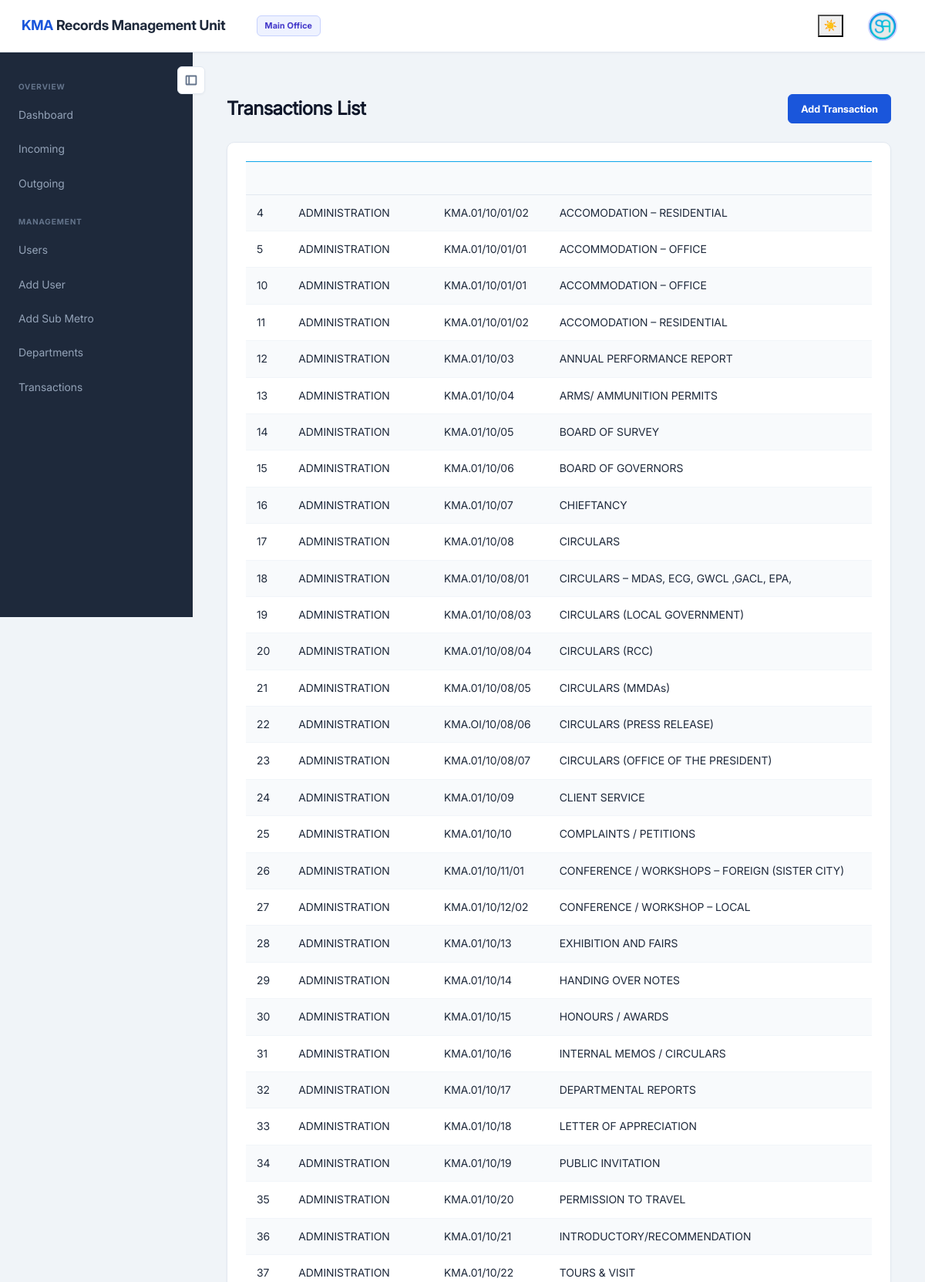
Page /backend/admin/transactions.php (signed in, upper part) on the committed database.
### tables this page shows
CREATE TABLE `transactions` (
  `id` int(11) NOT NULL,
  `department_id` int(11) DEFAULT NULL,
  `branch_id` int(11) NOT NULL DEFAULT 1,
  `name` varchar(100) NOT NULL,
  `reference_no` varchar(50) DEFAULT NULL
);

CREATE TABLE `departments` (
  `id` int(11) NOT NULL,
  `name` varchar(100) NOT NULL,
  `branch_id` int(11) NOT NULL DEFAULT 1
);

### backend/admin/transactions.php (the view, shortened to what this page needs)
<?php
include_once '../../assets/inc/config.php';
include_once './assets/inc/navbar.php';
include_once './assets/inc/sidebar.php';
?>
<div class="container">
    <div class="page-header">
        <h2 class="page-title">Transactions List</h2>
        <a href="add_transaction.php" class="btn btn-primary">Add Transaction</a>
    </div>
    <div class="admin-card">
    <div class="table-responsive">
        <table class="table table-striped">
            <thead>
                <tr>
                    <th>ID</th>
                    <th>Department</th>
                    <th>Reference Number</th>
                    <th>Name</th>
                </tr>
            </thead>
            <tbody>
                <?php
                $branch_id = isset($_SESSION['user_data']['branch_id']) ? (int)$_SESSION['user_data']['branch_id'] : 1;
                $query = "SELECT t.id, d.name as department_name, t.reference_no, t.name
                          FROM transactions t
                          JOIN departments d ON t.department_id = d.id
                          WHERE t.branch_id = $branch_id OR t.branch_id = 1";
                $result = $mysqli->query($query);
                while ($row = $result->fetch_assoc()): ?>
                <tr>
                    <td><?php echo htmlspecialchars($row['id']); ?></td>
                    <td><?php echo htmlspecialchars($row['department_name']); ?></td>
                    <td><?php echo htmlspecialchars($row['reference_no']); ?></td>
                    <td><?php echo htmlspecialchars($row['name']); ?></td>
                </tr>
                <?php endwhile; ?>
            </tbody>
        </table>
    </div>
    </div>
</div>
<?php include './assets/inc/footer.php'; ?>

### backend/admin/assets/css/themes.css (style rules this page uses)
:root, [data-theme="light"] { --bg-body: #f0f4f8; --text-primary: #1e293b; --text-secondary: #475569; --text-muted: #94a3b8; --text-label: #334155; --text-heading: #0f172a; --text-section: #64748b; --card-bg: #ffffff; --card-border: #e2e8f0; --card-shadow: 0 1px 3px rgba(0, 0, 0, 0.04); --navbar-bg: #ffffff; --navbar-border: #e2e8f0; --navbar-brand: #1e293b; --sidebar-bg: #1e293b; --sidebar-link: #94a3b8; --sidebar-link-hover-bg: #334155; --sidebar-link-hover-color: #f1f5f9; --sidebar-section: #64748b; --input-bg: #ffffff; --input-border: #cbd5e1; --input-focus-border: #1a56db; --input-focus-shadow: rgba(26, 86, 219, 0.1); --table-header-bg: #f8fafc; --table-border: #e2e8f0; --table-row-border: #f1f5f9; --table-hover: #f8fafc; --table-stripe: #f8fafc; --primary: #1a56db; --primary-hover: #1648c0; --primary-light: #eef2ff; --primary-border: #c7d2fe; --success: #16a34a; --success-bg: #f0fdf4; --success-border: #bbf7d0; --danger: #dc2626; --danger-bg: #fef2f2; --danger-border: #fecaca; --warning: #b45309; --warning-bg: #fffbeb; --warning-border: #fde68a; --info: #4338ca; --info-bg: #eef2ff; --info-border: #c7d2fe; --toggle-btn-bg: #ffffff; --toggle-btn-border: #e2e8f0; --toggle-btn-color: #64748b; --toggle-btn-hover-bg: #f1f5f9; --footer-bg: #ffffff; --footer-border: #e2e8f0; --footer-color: #94a3b8; --badge-admin-bg: #eef2ff; --badge-admin-color: #4338ca; --badge-user-bg: #f0fdf4; --badge-user-color: #16a34a; --upload-dashed: #94a3b8; --upload-preview-bg: #f1f5f9; --upload-preview-border: #e2e8f0; --shadow-sm: 0 1px 3px rgba(0, 0, 0, 0.04); --shadow-md: 0 4px 12px rgba(0, 0, 0, 0.06); --shadow-lg: 0 10px 30px rgba(0, 0, 0, 0.08); }

### backend/admin/assets/css/styles.css (style rules this page uses)
body { background: #f0f4f8; color: #1e293b; }
.table { color: #1e293b; }
.table-striped tbody tr:nth-of-type(odd) { background-color: #f8fafc; }

### backend/admin/assets/css/admin-modern.css (style rules this page uses)
* { box-sizing: border-box; }
body { background: var(--bg-body); color: var(--text-primary); font-family: Inter, system-ui, -apple-system, sans-serif; font-size: 14px; line-height: 1.6; margin: 0; transition: background 0.3s ease, color 0.3s ease; }
a { color: var(--primary); transition: color 0.15s ease; }
.content > .container, .content > .container-fluid { max-width: 1200px; }
.page-header, .user-form-header { align-items: center; display: flex; gap: 16px; justify-content: space-between; margin-bottom: 24px; animation: slideInLeft 0.35s ease both; }
.page-title, .page-header h2, .user-form-header h2 { color: var(--text-heading); font-size: 24px; font-weight: 700; letter-spacing: -0.02em; margin: 0; word-break: break-word; }
.admin-card, .professional-card, .dashboard-card { background: var(--card-bg); border: 1px solid var(--card-border); border-radius: 10px; box-shadow: var(--shadow-sm); transition: background 0.3s ease, border-color 0.3s ease, box-shadow 0.3s ease, transform 0.2s ease; }
.admin-card, .professional-card { padding: 24px; }
.admin-card { animation: fadeInUp 0.35s ease both; }
.btn { border-radius: 6px; border: 1px solid transparent; cursor: pointer; display: inline-flex; align-items: center; justify-content: center; font-size: 13px; font-weight: 600; line-height: 1; min-height: 38px; padding: 8px 16px; transition: background 0.2s ease, border-color 0.2s ease, box-shadow 0.2s ease, transform 0.15s ease; text-align: center; position: relative; overflow: hidden; }
.btn-primary { background: var(--primary); border-color: var(--primary); color: #ffffff; }
.table { color: var(--text-primary); margin-bottom: 0; width: 100%; }
.table thead th { background: var(--table-header-bg); border-bottom: 1px solid var(--table-border); color: var(--text-secondary); font-size: 11px; font-weight: 700; letter-spacing: 0.05em; padding: 12px 14px; text-transform: uppercase; white-space: nowrap; }
.table td { border-top: 1px solid var(--table-row-border); padding: 12px 14px; vertical-align: middle; }
.table-striped tbody tr:nth-of-type(odd) { background-color: var(--table-stripe); }
.table-responsive { -webkit-overflow-scrolling: touch; }

### rows in the picture
transactions: id "4", department.name "ADMINISTRATION", reference_no "KMA.01/10/01/02", name "ACCOMODATION – RESIDENTIAL"
transactions: id "5", department.name "ADMINISTRATION", reference_no "KMA.01/10/01/01", name "ACCOMMODATION – OFFICE"
transactions: id "10", department.name "ADMINISTRATION", reference_no "KMA.01/10/01/01", name "ACCOMMODATION – OFFICE"
transactions: id "11", department.name "ADMINISTRATION", reference_no "KMA.01/10/01/02", name "ACCOMODATION – RESIDENTIAL"
transactions: id "12", department.name "ADMINISTRATION", reference_no "KMA.01/10/03", name "ANNUAL PERFORMANCE REPORT"
transactions: id "13", department.name "ADMINISTRATION", reference_no "KMA.01/10/04", name "ARMS/ AMMUNITION PERMITS"
transactions: id "14", department.name "ADMINISTRATION", reference_no "KMA.01/10/05", name "BOARD OF SURVEY"
transactions: id "15", department.name "ADMINISTRATION", reference_no "KMA.01/10/06", name "BOARD OF GOVERNORS"
transactions: id "16", department.name "ADMINISTRATION", reference_no "KMA.01/10/07", name "CHIEFTANCY"
transactions: id "17", department.name "ADMINISTRATION", reference_no "KMA.01/10/08", name "CIRCULARS"
transactions: id "18", department.name "ADMINISTRATION", reference_no "KMA.01/10/08/01", name "CIRCULARS – MDAS, ECG, GWCL ,GACL, EPA,"
transactions: id "19", department.name "ADMINISTRATION", reference_no "KMA.01/10/08/03", name "CIRCULARS (LOCAL GOVERNMENT)"
transactions: id "20", department.name "ADMINISTRATION", reference_no "KMA.01/10/08/04", name "CIRCULARS (RCC)"
transactions: id "21", department.name "ADMINISTRATION", reference_no "KMA.01/10/08/05", name "CIRCULARS (MMDAs)"
transactions: id "22", department.name "ADMINISTRATION", reference_no "KMA.OI/10/08/06", name "CIRCULARS (PRESS RELEASE)"
transactions: id "23", department.name "ADMINISTRATION", reference_no "KMA.01/10/08/07", name "CIRCULARS (OFFICE OF THE PRESIDENT)"
transactions: id "24", department.name "ADMINISTRATION", reference_no "KMA.01/10/09", name "CLIENT SERVICE"
transactions: id "25", department.name "ADMINISTRATION", reference_no "KMA.01/10/10", name "COMPLAINTS / PETITIONS"
transactions: id "26", department.name "ADMINISTRATION", reference_no "KMA.01/10/11/01", name "CONFERENCE / WORKSHOPS – FOREIGN (SISTER CITY)"
transactions: id "27", department.name "ADMINISTRATION", reference_no "KMA.01/10/12/02", name "CONFERENCE / WORKSHOP – LOCAL"
transactions: id "28", department.name "ADMINISTRATION", reference_no "KMA.01/10/13", name "EXHIBITION AND FAIRS"
transactions: id "29", department.name "ADMINISTRATION", reference_no "KMA.01/10/14", name "HANDING OVER NOTES"
transactions: id "30", department.name "ADMINISTRATION", reference_no "KMA.01/10/15", name "HONOURS / AWARDS"
transactions: id "31", department.name "ADMINISTRATION", reference_no "KMA.01/10/16", name "INTERNAL MEMOS / CIRCULARS"
transactions: id "32", department.name "ADMINISTRATION", reference_no "KMA.01/10/17", name "DEPARTMENTAL REPORTS"
transactions: id "33", department.name "ADMINISTRATION", reference_no "KMA.01/10/18", name "LETTER OF APPRECIATION"
transactions: id "34", department.name "ADMINISTRATION", reference_no "KMA.01/10/19", name "PUBLIC INVITATION"
transactions: id "35", department.name "ADMINISTRATION", reference_no "KMA.01/10/20", name "PERMISSION TO TRAVEL"
transactions: id "36", department.name "ADMINISTRATION", reference_no "KMA.01/10/21", name "INTRODUCTORY/RECOMMENDATION"
transactions: id "37", department.name "ADMINISTRATION", reference_no "KMA.01/10/22", name "TOURS & VISIT"

### other values in the picture
$_SESSION['branch']['name'] "Main Office"
